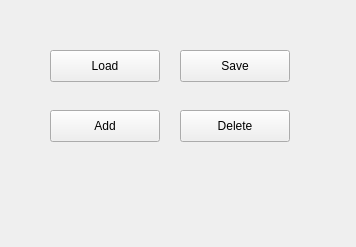
<?xml version="1.0" encoding="UTF-8"?>
<ui version="4.0">
 <class>DockWidget</class>
 <widget class="QDockWidget" name="DockWidget">
  <property name="geometry">
   <rect>
    <x>0</x>
    <y>0</y>
    <width>356</width>
    <height>247</height>
   </rect>
  </property>
  <property name="windowTitle">
   <string>DockWidget</string>
  </property>
  <widget class="QWidget" name="dockWidgetContents">
   <widget class="QPushButton" name="btnAddAnnotation">
    <property name="geometry">
     <rect>
      <x>50</x>
      <y>110</y>
      <width>110</width>
      <height>32</height>
     </rect>
    </property>
    <property name="text">
     <string>Add</string>
    </property>
   </widget>
   <widget class="QPushButton" name="btnDeleteAnnotation">
    <property name="geometry">
     <rect>
      <x>180</x>
      <y>110</y>
      <width>110</width>
      <height>32</height>
     </rect>
    </property>
    <property name="text">
     <string>Delete</string>
    </property>
   </widget>
   <widget class="QPushButton" name="btnLoadAnnotationFile">
    <property name="geometry">
     <rect>
      <x>50</x>
      <y>50</y>
      <width>110</width>
      <height>32</height>
     </rect>
    </property>
    <property name="text">
     <string>Load</string>
    </property>
   </widget>
   <widget class="QPushButton" name="btnSaveAnnotationFile">
    <property name="geometry">
     <rect>
      <x>180</x>
      <y>50</y>
      <width>110</width>
      <height>32</height>
     </rect>
    </property>
    <property name="text">
     <string>Save</string>
    </property>
   </widget>
  </widget>
 </widget>
 <resources/>
 <connections/>
</ui>
